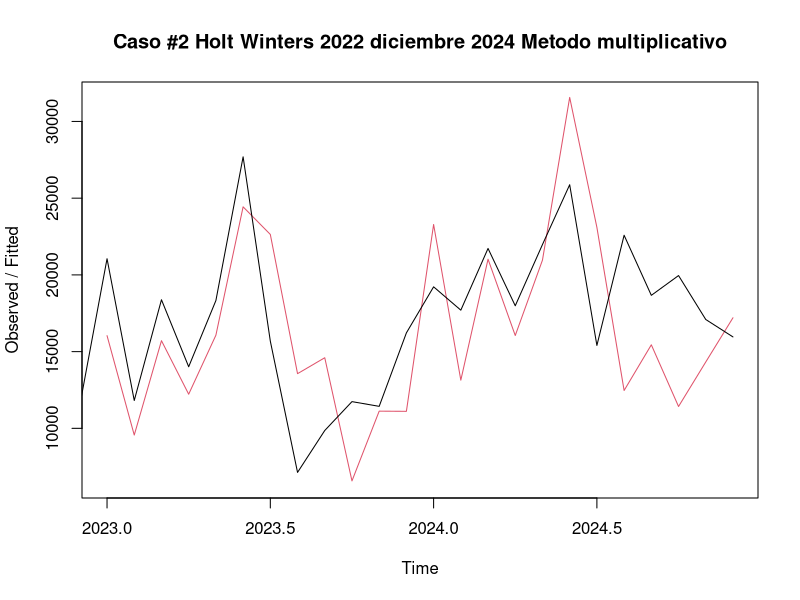
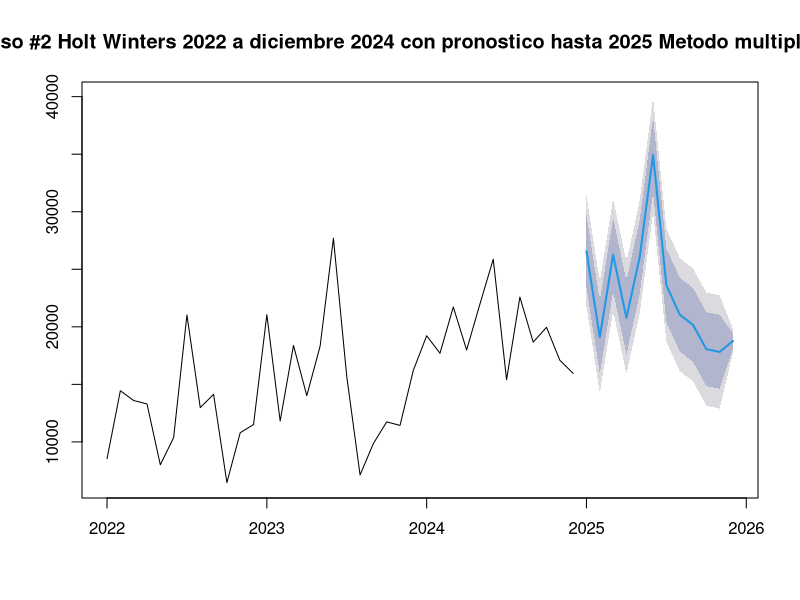

Generate these figures, in order, with R:
#Obtener los datos
library(zoo)
library(forecast)
datos<-read.csv("datos2022_2025caso2.csv")
#limpieza
datos= na.locf(datos, fromLast = TRUE)

#ajustar la serie de tiempo
datos=ts(datos$Ventas,start=2022, frequency = 12)

#HOLT WINTERS

#Crear el modelo
modelo= HoltWinters(datos, seasonal = "multiplicative")
#Graficar el modelo
plot(modelo, main="Caso #2 Holt Winters 2022 diciembre 2024 Metodo multiplicativo")
#Mostrar coeficientes
modelo

#Pronostico para el año 2025
Ventas2025<- forecast(modelo, h = 12)
Ventas2025

#Metricas de errores
accuracy(Ventas2025)

#Graficar Ventas proximo 2025
plot(Ventas2025, main="Caso #2 Holt Winters 2022 a diciembre 2024 con pronostico hasta 2025 Metodo multiplicativo")